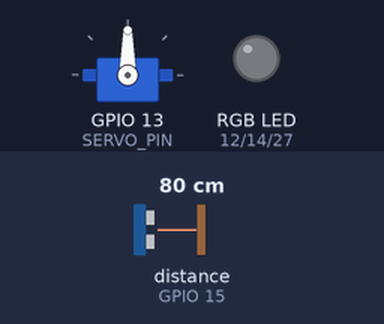
The sketch below on a simulated ESP32. Shown: servo, an RGB LED mixed from three pins (HIGH = lit). Wiring (inferred from the names in the program): ultrasonic range finder: trigger GPIO 2; echo GPIO 15. The test bench sets the inputs (shaded band); at power-on: distance to the obstacle (sensor on GPIO 15) 80 cm. The echo pulse lasts 58.3 µs per cm; pins used as bus, display or sensor lines are not drawn; what the sketch prints to the serial monitor is not drawn.

Above: at 0.1 s.
At 1.06 s:
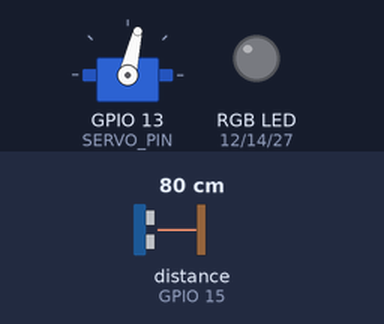
At 2.0 s:
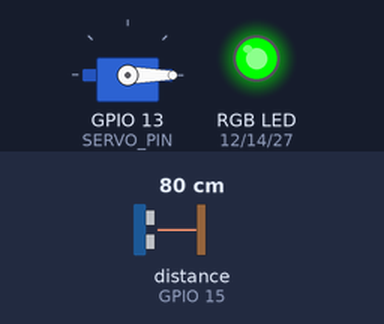
Timing chart, 0 to 3.5 s (numbered marks = the images above):
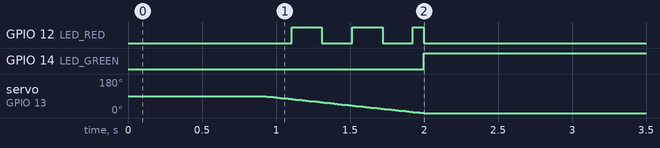

Measured:
- by itself, GPIO 12 (LED_RED): goes HIGH 0.20 s, LOW 0.20 s, HIGH 0.20 s, LOW 0.20 s, HIGH 0.07 s, then LOW
- by itself, GPIO 14 (LED_GREEN): LOW → HIGH at 2.0 s
- by itself, servo on GPIO 13 (SERVO_PIN): moves from 90° to 0° over 1.1 s

The sketch:

smart_gate.ino
```cpp
#include <Arduino.h>
#include <ESP32Servo.h>

// ── Pin Definitions ──────────────────────────────────────────
#define TRIG_PIN       2
#define ECHO_PIN      15
#define SERVO_PIN     13
#define LED_RED       12
#define LED_GREEN     14
#define LED_BLUE      27

// ── Configuration ────────────────────────────────────────────
#define MAX_DISTANCE_CM      500   // Maximum sensor range (cm)
#define DETECT_DISTANCE_CM   250   // Vehicle detection threshold (cm)
#define GATE_OPEN_ANGLE        0   // Servo angle = Gate OPEN
#define GATE_CLOSE_ANGLE      90   // Servo angle = Gate CLOSED
#define GATE_HOLD_MS        5000   // How long gate stays open (ms)
#define SWEEP_STEP_DELAY_MS   12   // Delay per degree during sweep (ms)
#define BLINK_INTERVAL_MS    200   // LED blink period while moving (ms)
#define SENSOR_SAMPLE_DELAY   80   // Main loop polling interval (ms)

// ── Gate State Machine ───────────────────────────────────────
enum GateState {
  STATE_CLOSED,    // Gate closed, waiting for vehicle
  STATE_OPENING,   // Servo sweeping 90° → 0°
  STATE_OPEN,      // Gate held open, timing 5 s
  STATE_CLOSING    // Servo sweeping 0° → 90°
};

// ── Globals ──────────────────────────────────────────────────
Servo       gateServo;
GateState   gateState    = STATE_CLOSED;
unsigned long openTimestamp = 0;   // When gate reached full-open
int         currentAngle  = GATE_CLOSE_ANGLE;

// ── RGB LED Helpers ──────────────────────────────────────────
void rgbOff() {
  digitalWrite(LED_RED,   LOW);
  digitalWrite(LED_GREEN, LOW);
  digitalWrite(LED_BLUE,  LOW);
}

// Set one colour (pass pin: LED_RED / LED_GREEN / LED_BLUE)
void rgbSolid(uint8_t pin) {
  rgbOff();
  digitalWrite(pin, HIGH);
}

// ── Distance Measurement ─────────────────────────────────────
/**
 * Sends a 10 µs trigger pulse and measures echo duration.
 * Returns distance in centimetres, capped at MAX_DISTANCE_CM.
 */
long measureDistanceCm() {
  // Ensure TRIG is LOW before pulse
  digitalWrite(TRIG_PIN, LOW);
  delayMicroseconds(4);

  // 10 µs HIGH pulse
  digitalWrite(TRIG_PIN, HIGH);
  delayMicroseconds(10);
  digitalWrite(TRIG_PIN, LOW);

  // pulseIn timeout = 2 * MAX_DISTANCE_CM * 58 µs ≈ 58 000 µs for 500 cm
  long duration = pulseIn(ECHO_PIN, HIGH, 58000UL);

  if (duration == 0) {
    // No echo received — object beyond range or sensor error
    return MAX_DISTANCE_CM;
  }

  // Speed of sound: distance (cm) = duration (µs) / 58
  long distance = duration / 58;
  return constrain(distance, 0, MAX_DISTANCE_CM);
}

// ── Smooth Servo Sweep with LED Blink ────────────────────────
/**
 * Sweeps the servo from `fromAngle` to `toAngle` one degree at a time.
 * While moving, the specified LED colour blinks at BLINK_INTERVAL_MS.
 * @param ledPin  The RGB pin to blink (LED_RED or LED_BLUE)
 */
void sweepServo(int fromAngle, int toAngle, uint8_t ledPin) {
  int       step         = (toAngle > fromAngle) ? 1 : -1;
  bool      ledState     = false;
  unsigned long lastBlink = millis();

  for (int angle = fromAngle; angle != toAngle + step; angle += step) {
    gateServo.write(angle);
    currentAngle = angle;

    // Non-blocking blink logic
    if (millis() - lastBlink >= BLINK_INTERVAL_MS) {
      ledState  = !ledState;
      lastBlink  = millis();
      if (ledState) {
        rgbSolid(ledPin);
      } else {
        rgbOff();
      }
    }

    delay(SWEEP_STEP_DELAY_MS);
  }

  // Make sure the LED is ON (solid) after sweep completes
  rgbOff();
}

// ── Setup ─────────────────────────────────────────────────────
void setup() {
  Serial.begin(115200);
  Serial.println("\n========================================");
  Serial.println("  Smart Gate System — Booting...");
  Serial.println("========================================");

  // GPIO setup
  pinMode(TRIG_PIN,   OUTPUT);
  pinMode(ECHO_PIN,   INPUT);
  pinMode(LED_RED,    OUTPUT);
  pinMode(LED_GREEN,  OUTPUT);
  pinMode(LED_BLUE,   OUTPUT);
  rgbOff();

  // Servo initialisation (ESP32Servo needs a timer slot)
  ESP32PWM::allocateTimer(0);
  gateServo.setPeriodHertz(50);           // Standard 50 Hz servo
  gateServo.attach(SERVO_PIN, 500, 2400); // 500–2400 µs pulse range

  // Move to known CLOSED position on startup
  Serial.println("  Initialising: Moving servo to CLOSED (90°)...");
  gateServo.write(GATE_CLOSE_ANGLE);
  currentAngle = GATE_CLOSE_ANGLE;
  delay(800);  // Allow servo to reach position

  gateState = STATE_CLOSED;
  Serial.println("  Gate: CLOSED  |  Waiting for vehicle...\n");
}

// ── Main Loop ────────────────────────────────────────────────
void loop() {
  long distance = measureDistanceCm();

  // ── Serial debug output ──────────────────────────────────
  Serial.print("[State: ");
  switch (gateState) {
    case STATE_CLOSED:  Serial.print("CLOSED "); break;
    case STATE_OPENING: Serial.print("OPENING"); break;
    case STATE_OPEN:    Serial.print("OPEN   "); break;
    case STATE_CLOSING: Serial.print("CLOSING"); break;
  }
  Serial.print("]  Distance: ");
  Serial.print(distance);
  Serial.println(" cm");

  // ── State Machine ────────────────────────────────────────
  switch (gateState) {

    // ── CLOSED: Poll sensor, open on vehicle detection ──────
    case STATE_CLOSED:
      rgbOff();
      if (distance <= DETECT_DISTANCE_CM) {
        Serial.println(">>> Vehicle detected! Opening gate...");
        gateState = STATE_OPENING;
        // No delay here — handled in STATE_OPENING
      }
      break;

    // ── OPENING: Sweep 90° → 0° with RED blink ──────────────
    case STATE_OPENING:
      sweepServo(GATE_CLOSE_ANGLE, GATE_OPEN_ANGLE, LED_RED);
      rgbSolid(LED_GREEN);          // GREEN solid — gate is fully open
      openTimestamp = millis();
      gateState     = STATE_OPEN;
      Serial.println(">>> Gate fully OPEN. Holding for 5 seconds...");
      break;

    // ── OPEN: Hold open 5 s, then check if path is clear ────
    case STATE_OPEN:
      rgbSolid(LED_GREEN);          // Stay GREEN while open

      if (millis() - openTimestamp >= GATE_HOLD_MS) {
        // Re-measure before deciding to close
        long checkDist = measureDistanceCm();
        if (checkDist > DETECT_DISTANCE_CM) {
          Serial.println(">>> Path clear. Closing gate...");
          gateState = STATE_CLOSING;
        } else {
          // Vehicle still present — extend hold time
          Serial.println(">>> Vehicle still present. Extending hold...");
          openTimestamp = millis();   // Reset 5-second timer
        }
      }
      break;

    // ── CLOSING: Sweep 0° → 90° with BLUE blink ─────────────
    case STATE_CLOSING:
      sweepServo(GATE_OPEN_ANGLE, GATE_CLOSE_ANGLE, LED_BLUE);
      rgbOff();
      gateState = STATE_CLOSED;
      Serial.println(">>> Gate fully CLOSED. System ready.\n");
      break;
  }

  delay(SENSOR_SAMPLE_DELAY);
}
```
